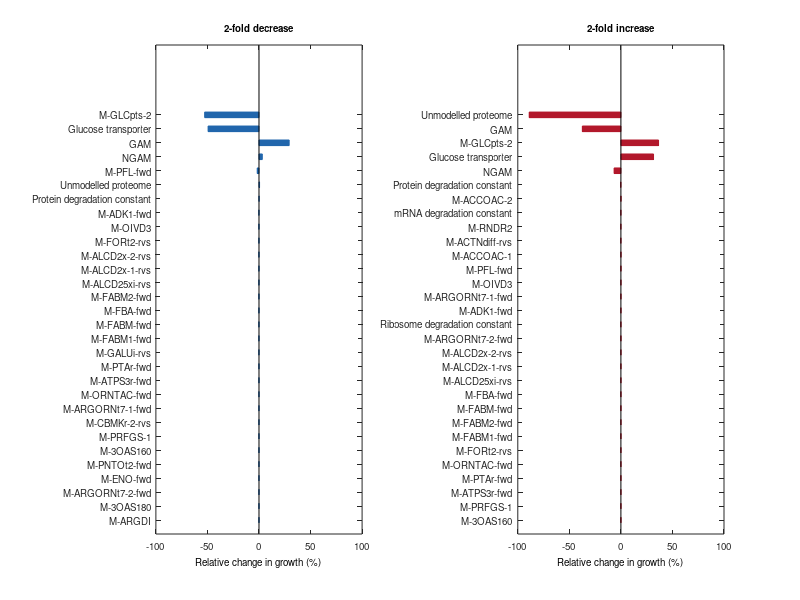
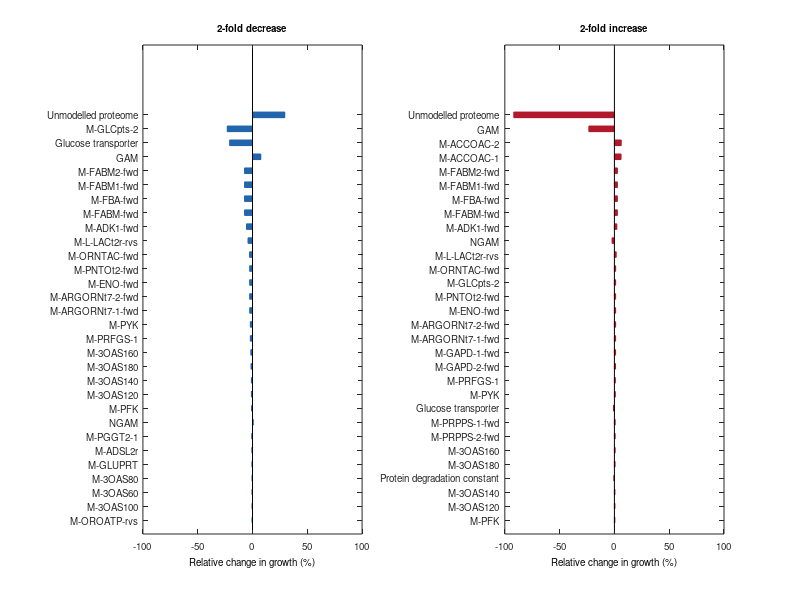

The MATLAB script that drew these images, in order:
load('param_list.mat');
param_list = cellfun(@(x) strrep(x,'_Enzyme_c',''),param_list,'UniformOutput',false);
param_list = cellfun(@(x) strrep(x,'_','-'),param_list,'UniformOutput',false);
load('other_param_list.mat');
other_param_list = cellfun(@(x) strrep(x,'_',' '),other_param_list,'UniformOutput',false);

tot_param_list = [param_list;other_param_list];

load('mu_ref_1000.mat');
load('mu_ref_1747.mat');

load('mu_list_kcat_sens_dn_1000.mat');
load('mu_list_others_sens_dn_1000.mat');
mu_list_dn_1000 = [mu_list_kcat_sens_dn_1000;mu_list_others_sens_dn_1000];

load('mu_list_kcat_sens_up_1000.mat');
load('mu_list_others_sens_up_1000.mat');
mu_list_up_1000 = [mu_list_kcat_sens_up_1000;mu_list_others_sens_up_1000];

load('mu_list_kcat_sens_up_1747.mat');
load('mu_list_others_sens_up_1747.mat');
mu_list_up_1747 = [mu_list_kcat_sens_up_1747;mu_list_others_sens_up_1747];

load('mu_list_kcat_sens_dn_1747.mat');
load('mu_list_others_sens_dn_1747.mat');
mu_list_dn_1747 = [mu_list_kcat_sens_dn_1747;mu_list_others_sens_dn_1747];

rel_change_dn_1000 = mu_list_dn_1000/mu_ref_1000-1;
rel_change_up_1000 = mu_list_up_1000/mu_ref_1000-1;
rel_change_dn_1747 = mu_list_dn_1747/mu_ref_1747-1;
rel_change_up_1747 = mu_list_up_1747/mu_ref_1747-1;

figure();
subplot(1,2,1); 
data_raw = rel_change_dn_1747;
label_raw = tot_param_list;
[~, idx] = sort(abs(data_raw),'ascend');
data = data_raw(idx)*100;
label = label_raw(idx);
select_idx = 816:845;
h = barh(1:length(select_idx),data(select_idx),0.4,'FaceColor',[33,102,172]/255,'EdgeColor',[33,102,172]/255,'LineWidth',0.5);
xlim([-100 100]);
set(gca,'YTick',1:1:length(select_idx));
set(gca,'YTickLabel',label(select_idx));
set(gca,'FontSize',7,'FontName','Helvetica');
xlabel('Relative change in growth (%)','FontSize',7,'FontName','Helvetica','Color','k');
title('2-fold decrease','FontSize',7,'FontName','Helvetica','Color','k');
subplot(1,2,2); 
data_raw = rel_change_up_1747;
label_raw = tot_param_list;
[~, idx] = sort(abs(data_raw),'ascend');
data = data_raw(idx)*100;
label = label_raw(idx);
select_idx = 816:845;
h = barh(1:length(select_idx),data(select_idx),0.4,'FaceColor',[178,24,43]/255,'EdgeColor',[178,24,43]/255,'LineWidth',0.5);
xlim([-100 100]);
set(gca,'YTick',1:1:length(select_idx));
set(gca,'YTickLabel',label(select_idx));
set(gca,'FontSize',7,'FontName','Helvetica');
xlabel('Relative change in growth (%)','FontSize',7,'FontName','Helvetica','Color','k');
title('2-fold increase','FontSize',7,'FontName','Helvetica','Color','k');
set(gcf,'position',[450 50 550 380]);


figure();
subplot(1,2,1); 
data_raw = rel_change_dn_1000;
label_raw = tot_param_list;
[~, idx] = sort(abs(data_raw),'ascend');
data = data_raw(idx)*100;
label = label_raw(idx);
select_idx = 816:845;
h = barh(1:length(select_idx),data(select_idx),0.4,'FaceColor',[33,102,172]/255,'EdgeColor',[33,102,172]/255,'LineWidth',0.5);
xlim([-100 100]);
set(gca,'YTick',1:1:length(select_idx));
set(gca,'YTickLabel',label(select_idx));
set(gca,'FontSize',7,'FontName','Helvetica');
xlabel('Relative change in growth (%)','FontSize',7,'FontName','Helvetica','Color','k');
title('2-fold decrease','FontSize',7,'FontName','Helvetica','Color','k');
subplot(1,2,2); 
data_raw = rel_change_up_1000;
label_raw = tot_param_list;
[~, idx] = sort(abs(data_raw),'ascend');
data = data_raw(idx)*100;
label = label_raw(idx);
select_idx = 816:845;
h = barh(1:length(select_idx),data(select_idx),0.4,'FaceColor',[178,24,43]/255,'EdgeColor',[178,24,43]/255,'LineWidth',0.5);
xlim([-100 100]);
set(gca,'YTick',1:1:length(select_idx));
set(gca,'YTickLabel',label(select_idx));
set(gca,'FontSize',7,'FontName','Helvetica');
xlabel('Relative change in growth (%)','FontSize',7,'FontName','Helvetica','Color','k');
title('2-fold increase','FontSize',7,'FontName','Helvetica','Color','k');
set(gcf,'position',[450 550 550 380]);








